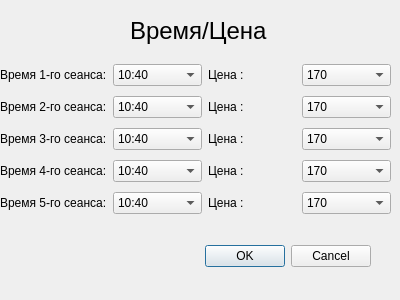
<?xml version="1.0" encoding="UTF-8"?>
<ui version="4.0">
 <class>TimeandPrice</class>
 <widget class="QDialog" name="TimeandPrice">
  <property name="geometry">
   <rect>
    <x>0</x>
    <y>0</y>
    <width>400</width>
    <height>300</height>
   </rect>
  </property>
  <property name="windowTitle">
   <string>Dialog</string>
  </property>
  <widget class="QDialogButtonBox" name="buttonBox">
   <property name="geometry">
    <rect>
     <x>30</x>
     <y>240</y>
     <width>341</width>
     <height>32</height>
    </rect>
   </property>
   <property name="orientation">
    <enum>Qt::Horizontal</enum>
   </property>
   <property name="standardButtons">
    <set>QDialogButtonBox::Cancel|QDialogButtonBox::Ok</set>
   </property>
  </widget>
  <widget class="QLabel" name="label">
   <property name="geometry">
    <rect>
     <x>130</x>
     <y>10</y>
     <width>171</width>
     <height>41</height>
    </rect>
   </property>
   <property name="font">
    <font>
     <pointsize>18</pointsize>
    </font>
   </property>
   <property name="text">
    <string>Время/Цена</string>
   </property>
   <property name="textFormat">
    <enum>Qt::PlainText</enum>
   </property>
  </widget>
  <widget class="QWidget" name="layoutWidget">
   <property name="geometry">
    <rect>
     <x>0</x>
     <y>60</y>
     <width>391</width>
     <height>161</height>
    </rect>
   </property>
   <layout class="QGridLayout" name="gridLayout">
    <item row="0" column="0">
     <widget class="QLabel" name="name_time0">
      <property name="text">
       <string>Время 1-го сеанса:</string>
      </property>
     </widget>
    </item>
    <item row="0" column="1">
     <widget class="QComboBox" name="Slot_time0">
      <item>
       <property name="text">
        <string>10:40</string>
       </property>
      </item>
      <item>
       <property name="text">
        <string>13:00</string>
       </property>
      </item>
      <item>
       <property name="text">
        <string>15:40</string>
       </property>
      </item>
      <item>
       <property name="text">
        <string>19:00</string>
       </property>
      </item>
      <item>
       <property name="text">
        <string>21:00</string>
       </property>
      </item>
     </widget>
    </item>
    <item row="0" column="2">
     <widget class="QLabel" name="name_price">
      <property name="text">
       <string>Цена :</string>
      </property>
     </widget>
    </item>
    <item row="0" column="3">
     <widget class="QComboBox" name="Slot_price0">
      <item>
       <property name="text">
        <string>170</string>
       </property>
      </item>
      <item>
       <property name="text">
        <string>210</string>
       </property>
      </item>
      <item>
       <property name="text">
        <string>350</string>
       </property>
      </item>
      <item>
       <property name="text">
        <string>510</string>
       </property>
      </item>
     </widget>
    </item>
    <item row="1" column="0">
     <widget class="QLabel" name="name_time1">
      <property name="text">
       <string>Время 2-го сеанса:</string>
      </property>
     </widget>
    </item>
    <item row="1" column="1">
     <widget class="QComboBox" name="Slot_time1">
      <property name="enabled">
       <bool>true</bool>
      </property>
      <property name="contextMenuPolicy">
       <enum>Qt::DefaultContextMenu</enum>
      </property>
      <property name="editable">
       <bool>false</bool>
      </property>
      <property name="frame">
       <bool>true</bool>
      </property>
      <item>
       <property name="text">
        <string>10:40</string>
       </property>
      </item>
      <item>
       <property name="text">
        <string>13:00</string>
       </property>
      </item>
      <item>
       <property name="text">
        <string>15:40</string>
       </property>
      </item>
      <item>
       <property name="text">
        <string>19:00</string>
       </property>
      </item>
      <item>
       <property name="text">
        <string>21:00</string>
       </property>
      </item>
     </widget>
    </item>
    <item row="1" column="2">
     <widget class="QLabel" name="name_price1">
      <property name="text">
       <string>Цена :</string>
      </property>
     </widget>
    </item>
    <item row="1" column="3">
     <widget class="QComboBox" name="Slot_price1">
      <item>
       <property name="text">
        <string>170</string>
       </property>
      </item>
      <item>
       <property name="text">
        <string>210</string>
       </property>
      </item>
      <item>
       <property name="text">
        <string>350</string>
       </property>
      </item>
      <item>
       <property name="text">
        <string>510</string>
       </property>
      </item>
     </widget>
    </item>
    <item row="2" column="0">
     <widget class="QLabel" name="name_time2">
      <property name="text">
       <string>Время 3-го сеанса:</string>
      </property>
     </widget>
    </item>
    <item row="2" column="1">
     <widget class="QComboBox" name="Slot_time2">
      <item>
       <property name="text">
        <string>10:40</string>
       </property>
      </item>
      <item>
       <property name="text">
        <string>13:00</string>
       </property>
      </item>
      <item>
       <property name="text">
        <string>15:40</string>
       </property>
      </item>
      <item>
       <property name="text">
        <string>19:00</string>
       </property>
      </item>
      <item>
       <property name="text">
        <string>21:00</string>
       </property>
      </item>
     </widget>
    </item>
    <item row="2" column="2">
     <widget class="QLabel" name="name_price2">
      <property name="text">
       <string>Цена :</string>
      </property>
     </widget>
    </item>
    <item row="2" column="3">
     <widget class="QComboBox" name="Slot_price2">
      <item>
       <property name="text">
        <string>170</string>
       </property>
      </item>
      <item>
       <property name="text">
        <string>210</string>
       </property>
      </item>
      <item>
       <property name="text">
        <string>350</string>
       </property>
      </item>
      <item>
       <property name="text">
        <string>510</string>
       </property>
      </item>
     </widget>
    </item>
    <item row="3" column="0">
     <widget class="QLabel" name="name_time3">
      <property name="text">
       <string>Время 4-го сеанса:</string>
      </property>
     </widget>
    </item>
    <item row="3" column="1">
     <widget class="QComboBox" name="Slot_time3">
      <item>
       <property name="text">
        <string>10:40</string>
       </property>
      </item>
      <item>
       <property name="text">
        <string>13:00</string>
       </property>
      </item>
      <item>
       <property name="text">
        <string>15:40</string>
       </property>
      </item>
      <item>
       <property name="text">
        <string>19:00</string>
       </property>
      </item>
      <item>
       <property name="text">
        <string>21:00</string>
       </property>
      </item>
     </widget>
    </item>
    <item row="3" column="2">
     <widget class="QLabel" name="name_price3">
      <property name="text">
       <string>Цена :</string>
      </property>
     </widget>
    </item>
    <item row="3" column="3">
     <widget class="QComboBox" name="Slot_price3">
      <item>
       <property name="text">
        <string>170</string>
       </property>
      </item>
      <item>
       <property name="text">
        <string>210</string>
       </property>
      </item>
      <item>
       <property name="text">
        <string>350</string>
       </property>
      </item>
      <item>
       <property name="text">
        <string>510</string>
       </property>
      </item>
     </widget>
    </item>
    <item row="4" column="0">
     <widget class="QLabel" name="name_time4">
      <property name="text">
       <string>Время 5-го сеанса:</string>
      </property>
     </widget>
    </item>
    <item row="4" column="1">
     <widget class="QComboBox" name="Slot_time4">
      <item>
       <property name="text">
        <string>10:40</string>
       </property>
      </item>
      <item>
       <property name="text">
        <string>13:00</string>
       </property>
      </item>
      <item>
       <property name="text">
        <string>15:40</string>
       </property>
      </item>
      <item>
       <property name="text">
        <string>19:00</string>
       </property>
      </item>
      <item>
       <property name="text">
        <string>21:00</string>
       </property>
      </item>
     </widget>
    </item>
    <item row="4" column="2">
     <widget class="QLabel" name="name_price4">
      <property name="text">
       <string>Цена :</string>
      </property>
     </widget>
    </item>
    <item row="4" column="3">
     <widget class="QComboBox" name="Slot_price4">
      <item>
       <property name="text">
        <string>170</string>
       </property>
      </item>
      <item>
       <property name="text">
        <string>210</string>
       </property>
      </item>
      <item>
       <property name="text">
        <string>350</string>
       </property>
      </item>
      <item>
       <property name="text">
        <string>510</string>
       </property>
      </item>
     </widget>
    </item>
   </layout>
  </widget>
 </widget>
 <resources/>
 <connections>
  <connection>
   <sender>buttonBox</sender>
   <signal>accepted()</signal>
   <receiver>TimeandPrice</receiver>
   <slot>accept()</slot>
   <hints>
    <hint type="sourcelabel">
     <x>248</x>
     <y>254</y>
    </hint>
    <hint type="destinationlabel">
     <x>157</x>
     <y>274</y>
    </hint>
   </hints>
  </connection>
  <connection>
   <sender>buttonBox</sender>
   <signal>rejected()</signal>
   <receiver>TimeandPrice</receiver>
   <slot>reject()</slot>
   <hints>
    <hint type="sourcelabel">
     <x>316</x>
     <y>260</y>
    </hint>
    <hint type="destinationlabel">
     <x>286</x>
     <y>274</y>
    </hint>
   </hints>
  </connection>
 </connections>
</ui>
